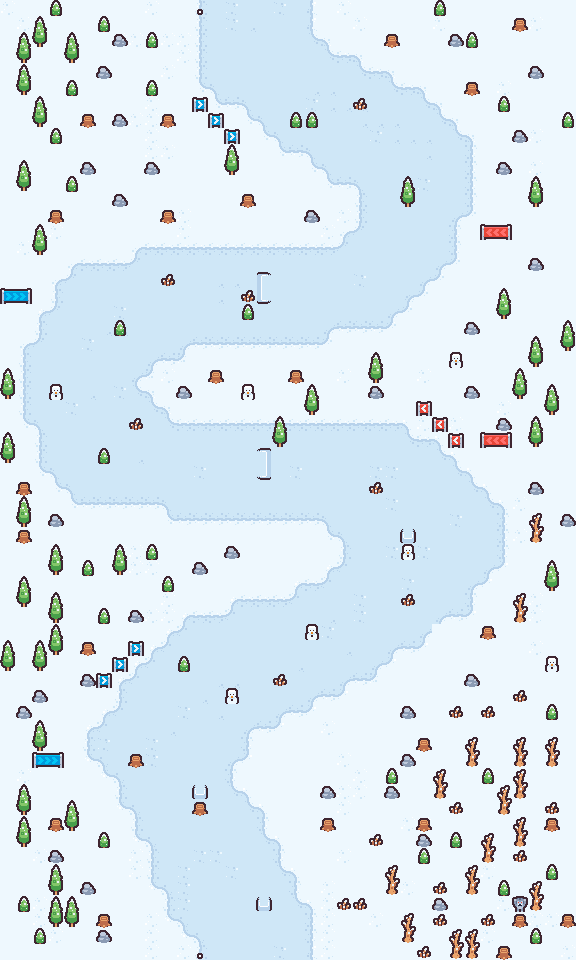

A level layout from a 2D game, rendered from its tile map. Below: a short description, then the map file with tile-grid data replaced by summaries:
An orthogonal 36x60 tile map with 16x16 px tiles, 9 tile layers (Background, Lane, Shadow, Killer, ...).

<map version="1.10" tiledversion="1.10.2" orientation="orthogonal" renderorder="right-down" width="36" height="60" tilewidth="16" tileheight="16" infinite="0" nextlayerid="10" nextobjectid="1">
 <tileset firstgid="1" source="../FrostyFall.tsx" />
 <layer id="1" name="Background" width="36" height="60">
  <data>[2160 cells, 2160 non-empty, 2 distinct tile ids]</data>
 </layer>
 <layer id="2" name="Lane" width="36" height="60">
  <data>[2160 cells, 879 non-empty, 12 distinct tile ids]</data>
 </layer>
 <layer id="5" name="Shadow" width="36" height="60">
  <data>[2160 cells, 0 non-empty, 0 distinct tile ids]</data>
 </layer>
 <layer id="3" name="Killer" width="36" height="60">
  <data>[2160 cells, 28 non-empty, 7 distinct tile ids]</data>
 </layer>
 <layer id="9" name="Snowman" width="36" height="60">
  <data>[2160 cells, 4 non-empty, 1 distinct tile ids]</data>
 </layer>
 <layer id="6" name="Starter" width="36" height="60">
  <data>[2160 cells, 1 non-empty, 1 distinct tile ids]</data>
 </layer>
 <layer id="7" name="Ender" width="36" height="60">
  <data>[2160 cells, 1 non-empty, 1 distinct tile ids]</data>
 </layer>
 <layer id="4" name="Detail" width="36" height="60">
  <data>[2160 cells, 212 non-empty, 14 distinct tile ids]</data>
 </layer>
 <layer id="8" name="Bumper" width="36" height="60">
  <data>[2160 cells, 7 non-empty, 3 distinct tile ids]</data>
 </layer>
</map>
